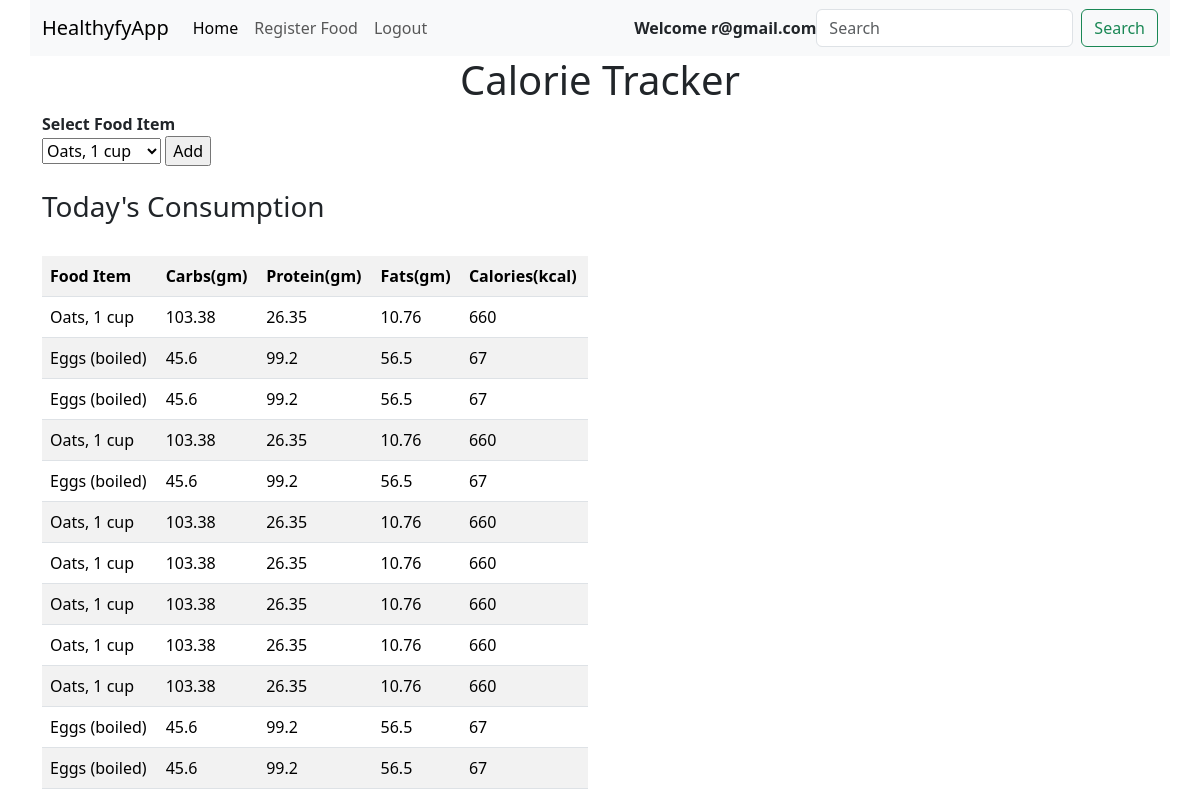
The page /foodadd/ (signed in) on the database its author committed.
### app/models.py (models this page shows, shortened)
class Consume(models.Model):
    user = models.ForeignKey(User, on_delete = models.CASCADE)
    foodconsumed = models.ForeignKey(Food,on_delete=models.SET_NULL,null=True)

class Food(models.Model):
    name = models.CharField(max_length=100)
    carbs = models.FloatField()
    protein = models.FloatField()
    fats = models.FloatField()
    calories = models.IntegerField()

### app/views.py (the view, shortened to what this page needs)
# urls.py: path('foodadd/', v.foodadd, name="foodadd"),
def foodadd(req):
    if req.method == "GET":
        allfoods = Food.objects.all()
        consumed_food = Consume.objects.filter(user=req.user)
        context = {
            "allfoods": allfoods,
            "consumed_food": consumed_food,
        }
    return render(req, "foodadd.html", context)

### app/templates/foodadd.html (shortened to what this page needs)
{% extends 'base.html' %}
{% block body %}
<div class="container">
    <div class="row">
        <center>
        <h1>Calorie Tracker</h1>
        </center>
        <div class="col-md-6">
            <label><b>Select Food Item</b></label>
            <form method="post" action="" id="foodform">
                <select name="food_consumed" id="food_consumed">
                    {% for x in allfoods %}
                    <option>{{x.name}}</option>
                    {% endfor %}
                </select>
                <input type="submit" value="Add">
            </form>
            <br>
        <h3>Today's Consumption</h3>
        <br>
        <table class="table table-striped" id="table">
            <tr>
                <th>Food Item</th>
                <th>Carbs(gm)</th>
                <th>Protein(gm)</th>
                <th>Fats(gm)</th>
                <th>Calories(kcal)</th>
            </tr>
            {% for x in consumed_food %}
            <tr>
                <td>{{x.foodconsumed.name}}</td>
                <td>{{x.foodconsumed.carbs}}</td>
                <td>{{x.foodconsumed.protein}}</td>
                <td>{{x.foodconsumed.fats}}</td>
                <td>{{x.foodconsumed.calories}}</td>
            </tr>
            {% endfor %}
        </table>
    </div>
    </div>
</div>
{% endblock %}

### app/templates/base.html (shortened to what this page needs)
<!doctype html>
<html lang="en">
  <head>
    <link rel="stylesheet" href="https://cdn.jsdelivr.net/npm/bootstrap-icons@1.11.3/font/bootstrap-icons.min.css">
    <link href="https://cdn.jsdelivr.net/npm/bootstrap@5.3.3/dist/css/bootstrap.min.css" rel="stylesheet">
  </head>
  <body>
   <div class="container">
    <div class="row">
        <nav class="navbar navbar-expand-lg bg-body-tertiary">
            <div class="container-fluid">
              <a class="navbar-brand" href="/">HealthyfyApp</a>
              <div class="collapse navbar-collapse" id="navbarSupportedContent">
                <ul class="navbar-nav me-auto mb-2 mb-lg-0">
                  {% if user.is_authenticated %}
                  <li class="nav-item">
                    <a class="nav-link active" aria-current="page" href="/FoodList">Home</a>
                  </li>
                  {% if user.is_superuser %}
                  <li class="nav-item">
                    <a class="nav-link" href="/FoodRegister">Register Food</a>
                  </li>
                  {% else %}
                  <li class="nav-item">
                    <a class="nav-link" href="/FoodRegister">Register Food</a>
                  </li>
                  {% endif %}
                  <li class="nav-item">
                    <a class="nav-link" href="/userlogout">Logout</a>
                  </li>
                  {% endif %}
                  </ul>
                  {% if user.is_authenticated %}
                  <strong>Welcome {{user}} </strong>
                  {% else %}
                  <strong>Welcome Guest </strong>
                  {% endif %}
                <form class="d-flex" role="search">
                  <input class="form-control me-2" type="search" placeholder="Search" aria-label="Search">
                  <button class="btn btn-outline-success" type="submit">Search</button>
                </form>
              </div>
            </div>
          </nav>
    </div>
   </div>
    {% block body %}
    {% endblock %}
  </body>
</html>

### rows shown on the page
Consume: foodconsumed.name "Oats, 1 cup", foodconsumed.carbs "103.38", foodconsumed.protein "26.35", foodconsumed.fats "10.76", foodconsumed.calories "660"
Consume: foodconsumed.name "Eggs (boiled)", foodconsumed.carbs "45.6", foodconsumed.protein "99.2", foodconsumed.fats "56.5", foodconsumed.calories "67"
Consume: foodconsumed.name "Eggs (boiled)", foodconsumed.carbs "45.6", foodconsumed.protein "99.2", foodconsumed.fats "56.5", foodconsumed.calories "67"
Consume: foodconsumed.name "Oats, 1 cup", foodconsumed.carbs "103.38", foodconsumed.protein "26.35", foodconsumed.fats "10.76", foodconsumed.calories "660"
Consume: foodconsumed.name "Eggs (boiled)", foodconsumed.carbs "45.6", foodconsumed.protein "99.2", foodconsumed.fats "56.5", foodconsumed.calories "67"
Consume: foodconsumed.name "Oats, 1 cup", foodconsumed.carbs "103.38", foodconsumed.protein "26.35", foodconsumed.fats "10.76", foodconsumed.calories "660"
Consume: foodconsumed.name "Oats, 1 cup", foodconsumed.carbs "103.38", foodconsumed.protein "26.35", foodconsumed.fats "10.76", foodconsumed.calories "660"
Consume: foodconsumed.name "Oats, 1 cup", foodconsumed.carbs "103.38", foodconsumed.protein "26.35", foodconsumed.fats "10.76", foodconsumed.calories "660"
Consume: foodconsumed.name "Oats, 1 cup", foodconsumed.carbs "103.38", foodconsumed.protein "26.35", foodconsumed.fats "10.76", foodconsumed.calories "660"
Consume: foodconsumed.name "Oats, 1 cup", foodconsumed.carbs "103.38", foodconsumed.protein "26.35", foodconsumed.fats "10.76", foodconsumed.calories "660"
Consume: foodconsumed.name "Eggs (boiled)", foodconsumed.carbs "45.6", foodconsumed.protein "99.2", foodconsumed.fats "56.5", foodconsumed.calories "67"
Consume: foodconsumed.name "Eggs (boiled)", foodconsumed.carbs "45.6", foodconsumed.protein "99.2", foodconsumed.fats "56.5", foodconsumed.calories "67"

### other values the page prints
{{ user }} "r@gmail.com"
form field food_consumed "Oats, 1 cup"
